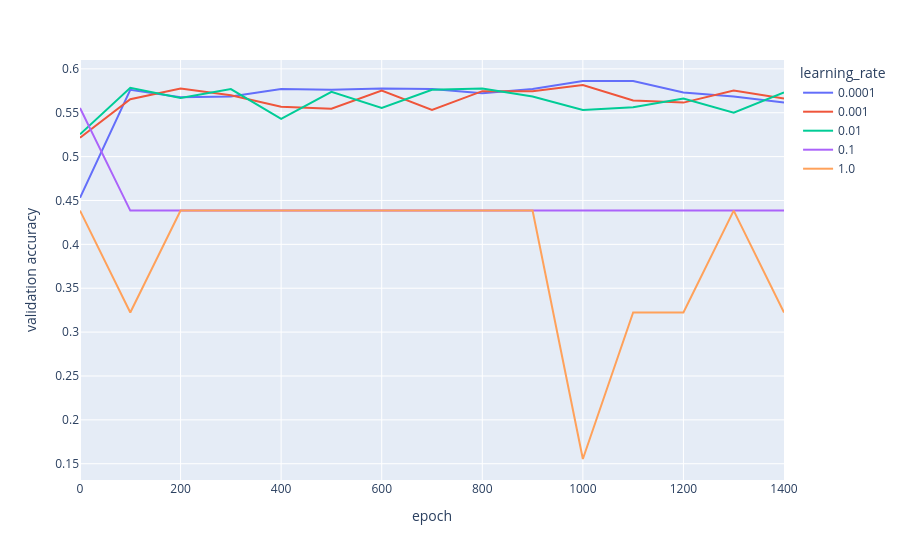
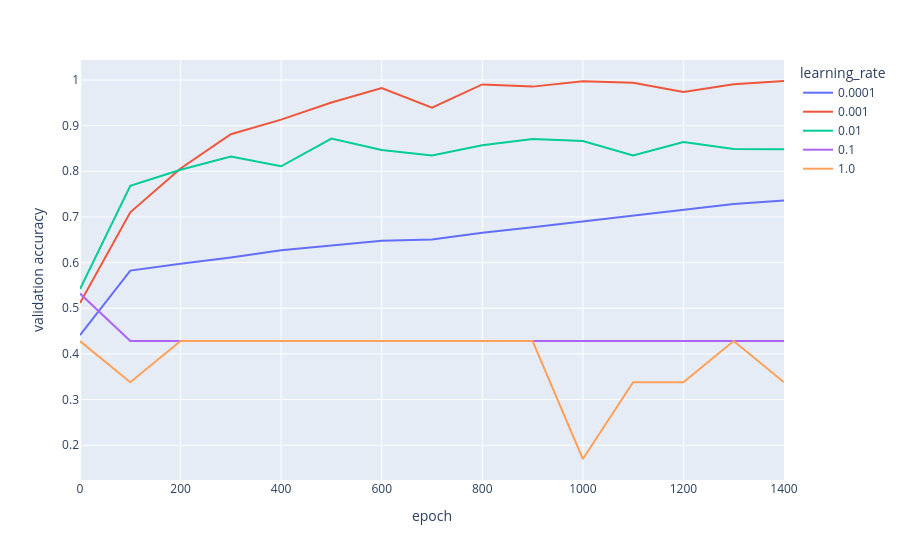

The code cell stored with these charts, in order, in its notebook:
### Code cell
rows = []
for i, learning_rate in enumerate(learning_rates):
    for epoch, acc in learning_rates_val_accuracies[i]:
        rows.append({'epoch': epoch, 'validation accuracy': acc, 'learning_rate': learning_rate})
fig = px.line(pd.DataFrame(rows), x='epoch', y='validation accuracy', color='learning_rate')
fig.show()

rows = []
for i, learning_rate in enumerate(learning_rates):
    for epoch, acc in learning_rates_train_accuracies[i]:
        rows.append({'epoch': epoch, 'validation accuracy': acc, 'learning_rate': learning_rate})
fig = px.line(pd.DataFrame(rows), x='epoch', y='validation accuracy', color='learning_rate')
fig.show()

### Figure 1 — Plotly figure (JSON) as saved in the notebook; plotly's stock layout.template omitted (floating-point values rounded to 4 significant figures)
{"data": [{"hovertemplate": "learning_rate=0.0001<br>epoch=%{x}<br>validation accuracy=%{y}<extra></extra>", "legendgroup": "0.0001", "line": {"color": "#636efa", "dash": "solid"}, "marker": {"symbol": "circle"}, "mode": "lines", "name": "0.0001", "orientation": "v", "showlegend": true, "type": "scatter", "x": [0, 100, 200, 300, 400, 500, 600, 700, 800, 900, 1000, 1100, 1200, 1300, 1400], "xaxis": "x", "y": [0.4531, 0.5762, 0.5677, 0.5685, 0.5769, 0.5762, 0.5777, 0.5769, 0.5723, 0.5769, 0.5862, 0.5862, 0.5731, 0.5685, 0.5615], "yaxis": "y"}, {"hovertemplate": "learning_rate=0.001<br>epoch=%{x}<br>validation accuracy=%{y}<extra></extra>", "legendgroup": "0.001", "line": {"color": "#EF553B", "dash": "solid"}, "marker": {"symbol": "circle"}, "mode": "lines", "name": "0.001", "orientation": "v", "showlegend": true, "type": "scatter", "x": [0, 100, 200, 300, 400, 500, 600, 700, 800, 900, 1000, 1100, 1200, 1300, 1400], "xaxis": "x", "y": [0.5215, 0.5654, 0.5777, 0.57, 0.5569, 0.5546, 0.5754, 0.5531, 0.5746, 0.5746, 0.5815, 0.5638, 0.5615, 0.5754, 0.5662], "yaxis": "y"}, {"hovertemplate": "learning_rate=0.01<br>epoch=%{x}<br>validation accuracy=%{y}<extra></extra>", "legendgroup": "0.01", "line": {"color": "#00cc96", "dash": "solid"}, "marker": {"symbol": "circle"}, "mode": "lines", "name": "0.01", "orientation": "v", "showlegend": true, "type": "scatter", "x": [0, 100, 200, 300, 400, 500, 600, 700, 800, 900, 1000, 1100, 1200, 1300, 1400], "xaxis": "x", "y": [0.5254, 0.5785, 0.5669, 0.5769, 0.5431, 0.5738, 0.5554, 0.5762, 0.5777, 0.5685, 0.5531, 0.5562, 0.5662, 0.55, 0.5731], "yaxis": "y"}, {"hovertemplate": "learning_rate=0.1<br>epoch=%{x}<br>validation accuracy=%{y}<extra></extra>", "legendgroup": "0.1", "line": {"color": "#ab63fa", "dash": "solid"}, "marker": {"symbol": "circle"}, "mode": "lines", "name": "0.1", "orientation": "v", "showlegend": true, "type": "scatter", "x": [0, 100, 200, 300, 400, 500, 600, 700, 800, 900, 1000, 1100, 1200, 1300, 1400], "xaxis": "x", "y": [0.5554, 0.4385, 0.4385, 0.4385, 0.4385, 0.4385, 0.4385, 0.4385, 0.4385, 0.4385, 0.4385, 0.4385, 0.4385, 0.4385, 0.4385], "yaxis": "y"}, {"hovertemplate": "learning_rate=1.0<br>epoch=%{x}<br>validation accuracy=%{y}<extra></extra>", "legendgroup": "1.0", "line": {"color": "#FFA15A", "dash": "solid"}, "marker": {"symbol": "circle"}, "mode": "lines", "name": "1.0", "orientation": "v", "showlegend": true, "type": "scatter", "x": [0, 100, 200, 300, 400, 500, 600, 700, 800, 900, 1000, 1100, 1200, 1300, 1400], "xaxis": "x", "y": [0.4385, 0.3223, 0.4385, 0.4385, 0.4385, 0.4385, 0.4385, 0.4385, 0.4385, 0.4385, 0.1554, 0.3223, 0.3223, 0.4385, 0.3223], "yaxis": "y"}], "layout": {"legend": {"title": {"text": "learning_rate"}, "tracegroupgap": 0}, "margin": {"t": 60}, "xaxis": {"anchor": "y", "domain": [0, 1], "title": {"text": "epoch"}}, "yaxis": {"anchor": "x", "domain": [0, 1], "title": {"text": "validation accuracy"}}}}

### Figure 2 — Plotly figure (JSON) as saved in the notebook; plotly's stock layout.template omitted (floating-point values rounded to 4 significant figures)
{"data": [{"hovertemplate": "learning_rate=0.0001<br>epoch=%{x}<br>validation accuracy=%{y}<extra></extra>", "legendgroup": "0.0001", "line": {"color": "#636efa", "dash": "solid"}, "marker": {"symbol": "circle"}, "mode": "lines", "name": "0.0001", "orientation": "v", "showlegend": true, "type": "scatter", "x": [0, 100, 200, 300, 400, 500, 600, 700, 800, 900, 1000, 1100, 1200, 1300, 1400], "xaxis": "x", "y": [0.4414, 0.5825, 0.5976, 0.6112, 0.6269, 0.6372, 0.6477, 0.6508, 0.6654, 0.6772, 0.6903, 0.7031, 0.7159, 0.7283, 0.7362], "yaxis": "y"}, {"hovertemplate": "learning_rate=0.001<br>epoch=%{x}<br>validation accuracy=%{y}<extra></extra>", "legendgroup": "0.001", "line": {"color": "#EF553B", "dash": "solid"}, "marker": {"symbol": "circle"}, "mode": "lines", "name": "0.001", "orientation": "v", "showlegend": true, "type": "scatter", "x": [0, 100, 200, 300, 400, 500, 600, 700, 800, 900, 1000, 1100, 1200, 1300, 1400], "xaxis": "x", "y": [0.5114, 0.71, 0.806, 0.8812, 0.913, 0.9505, 0.982, 0.9392, 0.9902, 0.9854, 0.9972, 0.9936, 0.9736, 0.9908, 0.9977], "yaxis": "y"}, {"hovertemplate": "learning_rate=0.01<br>epoch=%{x}<br>validation accuracy=%{y}<extra></extra>", "legendgroup": "0.01", "line": {"color": "#00cc96", "dash": "solid"}, "marker": {"symbol": "circle"}, "mode": "lines", "name": "0.01", "orientation": "v", "showlegend": true, "type": "scatter", "x": [0, 100, 200, 300, 400, 500, 600, 700, 800, 900, 1000, 1100, 1200, 1300, 1400], "xaxis": "x", "y": [0.542, 0.768, 0.8034, 0.8322, 0.8109, 0.8717, 0.8465, 0.8347, 0.8571, 0.8704, 0.8661, 0.8345, 0.8643, 0.8486, 0.8483], "yaxis": "y"}, {"hovertemplate": "learning_rate=0.1<br>epoch=%{x}<br>validation accuracy=%{y}<extra></extra>", "legendgroup": "0.1", "line": {"color": "#ab63fa", "dash": "solid"}, "marker": {"symbol": "circle"}, "mode": "lines", "name": "0.1", "orientation": "v", "showlegend": true, "type": "scatter", "x": [0, 100, 200, 300, 400, 500, 600, 700, 800, 900, 1000, 1100, 1200, 1300, 1400], "xaxis": "x", "y": [0.5322, 0.4283, 0.4283, 0.4283, 0.4283, 0.4283, 0.4283, 0.4283, 0.4283, 0.4283, 0.4283, 0.4283, 0.4283, 0.4283, 0.4283], "yaxis": "y"}, {"hovertemplate": "learning_rate=1.0<br>epoch=%{x}<br>validation accuracy=%{y}<extra></extra>", "legendgroup": "1.0", "line": {"color": "#FFA15A", "dash": "solid"}, "marker": {"symbol": "circle"}, "mode": "lines", "name": "1.0", "orientation": "v", "showlegend": true, "type": "scatter", "x": [0, 100, 200, 300, 400, 500, 600, 700, 800, 900, 1000, 1100, 1200, 1300, 1400], "xaxis": "x", "y": [0.428, 0.338, 0.4283, 0.4283, 0.4283, 0.4283, 0.4283, 0.4283, 0.4283, 0.4283, 0.1699, 0.338, 0.338, 0.4283, 0.338], "yaxis": "y"}], "layout": {"legend": {"title": {"text": "learning_rate"}, "tracegroupgap": 0}, "margin": {"t": 60}, "xaxis": {"anchor": "y", "domain": [0, 1], "title": {"text": "epoch"}}, "yaxis": {"anchor": "x", "domain": [0, 1], "title": {"text": "validation accuracy"}}}}
